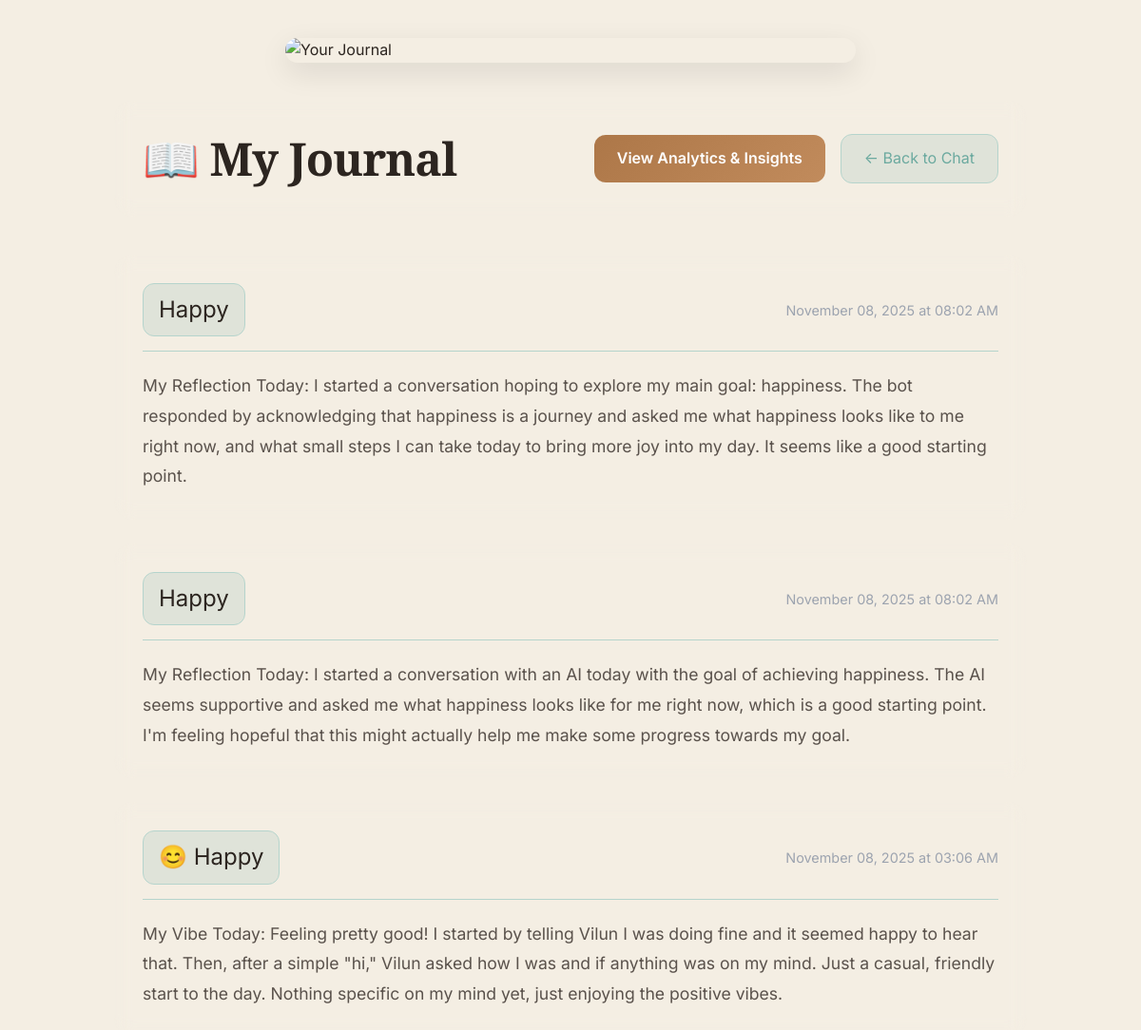
Page /journal (signed in) on the committed database.
### models.py (models this page shows, shortened)
class Journal(db.Model):
    __tablename__ = 'journals'
    id = db.Column(db.Integer, primary_key=True)
    user_id = db.Column(db.Integer, db.ForeignKey('users.id'), nullable=False)
    mood = db.Column(db.String(50), nullable=False)
    summary = db.Column(db.Text, nullable=False)
    goal_progress = db.Column(db.Text, nullable=True)
    timestamp = db.Column(db.DateTime, default=datetime.utcnow)

### app.py (the view)
@app.route('/journal')
@login_required
def journal_view():
    journals = Journal.query.filter_by(user_id=current_user.id).order_by(Journal.timestamp.desc()).all()
    return render_template('journal.html', journals=journals)

### app.py (called while the page is built)
@login_manager.user_loader
def load_user(user_id):
    return User.query.get(int(user_id))

### templates/journal.html (shortened to what this page needs)
{% extends "base.html" %}
{% block content %}
<div class="journal-container">
    <div class="journal-hero">
        <img src="{{ url_for('static', filename='images/journal_hero.jpg') }}" alt="Your Journal" class="journal-hero-img">
    </div>
    <div class="journal-header glass">
        <h1 class="glow-text">📖 My Journal</h1>
        <div class="header-buttons">
            {% if journals %}
            <a href="{{ url_for('journal_analytics') }}" class="btn-analytics">View Analytics & Insights</a>
            {% endif %}
            <a href="{{ url_for('chatbot') }}" class="btn-back">← Back to Chat</a>
        </div>
    </div>
    <div class="journal-entries">
        {% if journals %}
            {% for journal in journals %}
            <div class="journal-card glass fade-in">
                <div class="journal-header-info">
                    <span class="mood-badge">{{ journal.mood }}</span>
                    <span class="journal-date">{{ journal.timestamp.strftime('%B %d, %Y at %I:%M %p') }}</span>
                </div>
                <div class="journal-content">
                    <p>{{ journal.summary }}</p>
                </div>
            </div>
            {% endfor %}
        {% else %}
            <div class="empty-state glass">
                <h2>No journal entries yet</h2>
                <p>Start chatting with EmoAI to create your first entry!</p>
                <a href="{{ url_for('chatbot') }}" class="btn-primary glow-btn">Start Chatting</a>
            </div>
        {% endif %}
    </div>
</div>
{% endblock %}

### static/css/main.css (style rules this page uses)
* { margin: 0; padding: 0; box-sizing: border-box; }
:root { --primary-color: #4A5454; --secondary-color: #6E7878; --accent-color: #6BA99F; --accent-light: #7DBFB3; --accent-peach: #E8B5A6; --accent-lavender: #C9B5E3; --accent-tan: #D4A89A; --bg-primary: #FDF8F3; --bg-secondary: #F4EEE3; --bg-accent: #EBE4D9; --bg-warm: #F9F3ED; --bg-sage-light: #E8F0ED; --bg-peach-light: #FDF6F3; --text-primary: #2C2520; --text-secondary: #5A524C; --text-muted: #8B7F74; --text-sage: #456A64; --border-color: #E5DACF; --border-sage: #B5D4CC; --shadow-sm: 0 2px 4px 0 rgba(74, 84, 84, 0.08), 0 1px 2px 0 rgba(74, 84, 84, 0.06); --shadow-md: 0 4px 8px -2px rgba(74, 84, 84, 0.12), 0 2px 4px -1px rgba(74, 84, 84, 0.08); --shadow-lg: 0 10px 20px -5px rgba(74, 84, 84, 0.14), 0 4px 8px -2px rgba(74, 84, 84, 0.1); --shadow-xl: 0 20px 30px -8px rgba(74, 84, 84, 0.16), 0 10px 15px -5px rgba(74, 84, 84, 0.12); --shadow-warm: 0 8px 24px rgba(232, 181, 166, 0.15); }
body { font-family: 'Inter', -apple-system, BlinkMacSystemFont, 'Segoe UI', sans-serif; background: var(--bg-secondary); color: var(--text-primary); min-height: 100vh; line-height: 1.6; -webkit-font-smoothing: antialiased; -moz-osx-font-smoothing: grayscale; }
h1, h2, h3, h4, h5, h6 { font-family: 'Playfair Display', serif; font-weight: 600; line-height: 1.3; color: var(--text-primary); letter-spacing: -0.02em; }
h1 { font-size: 3rem; font-weight: 700; }
html { scroll-behavior: smooth; }

### templates/journal.html (style rules this page uses)
.journal-container { min-height: 100vh; padding: 40px 20px; max-width: 1000px; margin: 0 auto; }
.journal-hero { width: 100%; max-width: 600px; margin: 0 auto 40px; border-radius: 20px; overflow: hidden; box-shadow: 0 10px 30px rgba(0, 0, 0, 0.1); }
.journal-hero-img { width: 100%; height: auto; display: block; object-fit: cover; }
.journal-header { display: flex; justify-content: space-between; align-items: center; padding: 30px; border-radius: 20px; margin-bottom: 40px; backdrop-filter: blur(10px); }
.header-buttons { display: flex; gap: 1rem; align-items: center; }
.btn-analytics { background: linear-gradient(135deg, rgb(173, 119, 72), rgb(193, 139, 92)); padding: 12px 24px; border-radius: 12px; color: white; text-decoration: none; transition: all 0.3s; font-weight: 600; }
.btn-back { background: rgba(107, 169, 159, 0.15); padding: 12px 24px; border-radius: 12px; color: var(--accent-color); text-decoration: none; transition: all 0.3s; border: 1px solid var(--border-sage); }
.journal-entries { display: flex; flex-direction: column; gap: 25px; }
.journal-card { padding: 30px; border-radius: 20px; backdrop-filter: blur(10px); animation: slideUp 0.5s ease-out; }
.journal-header-info { display: flex; justify-content: space-between; align-items: center; margin-bottom: 20px; padding-bottom: 15px; border-bottom: 1px solid var(--border-sage); }
.mood-badge { font-size: 1.5rem; padding: 8px 16px; background: rgba(107, 169, 159, 0.15); border-radius: 12px; border: 1px solid var(--border-sage); }
.journal-date { color: #9ca3af; font-size: 0.9rem; }
.journal-content p { color: var(--text-secondary); line-height: 1.8; font-size: 1.1rem; }

### rows in the picture
Journal: mood "Happy", timestamp "November 08, 2025 at 08:02 AM", summary "My Reflection Today: I started a conversation hoping to explore my main goal: happiness. The bot responded by acknowledging that happiness is a journey and asked me what happiness looks like to me right now, and what small steps I can take today to bring more joy into my day. It seems like a good starting point."
Journal: mood "Happy", timestamp "November 08, 2025 at 08:02 AM", summary "My Reflection Today: I started a conversation with an AI today with the goal of achieving happiness. The AI seems supportive and asked me what happiness looks like for me right now, which is a good starting point. I'm feeling hopeful that this might actually help me make some progress towards my goal."
Journal: mood "😊 Happy", timestamp "November 08, 2025 at 03:06 AM", summary "My Vibe Today: Feeling pretty good! I started by telling Vilun I was doing fine and it seemed happy to hear that. Then, after a simple \"hi,\" Vilun asked how I was and if anything was on my mind. Just a casual, friendly start to the day. Nothing specific on my mind yet, just enjoying the positive vibes."
